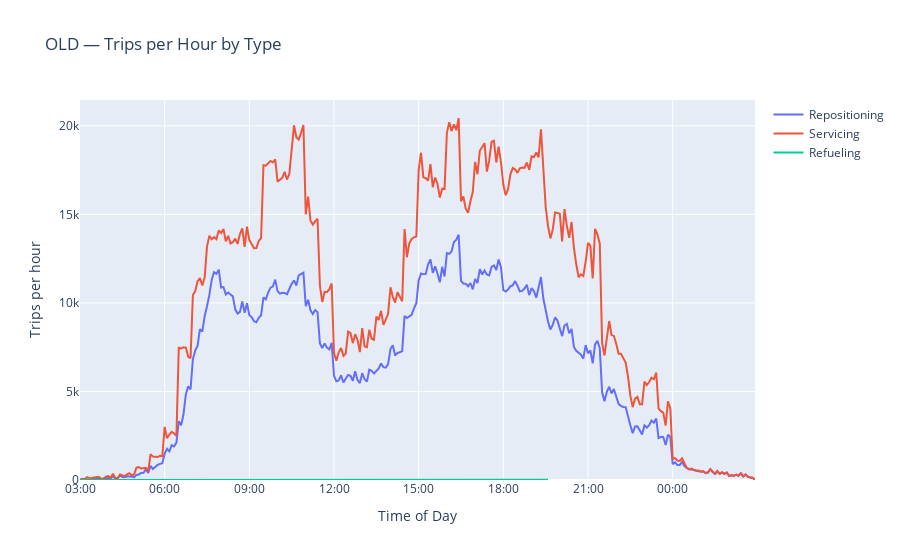

Here is the notebook cell this chart was saved with:
### Code cell
# Trips/hour by trip type — separate OLD vs NEW plots (same y-axis)

# NEW
trip_type = new_df["trip_type"].astype(str).str.lower()
is_deadhead = new_df["is_deadhead"] == True
reposition_new = trip_type.eq("pickup") & is_deadhead
servicing_new = (trip_type.eq("pickup") & ~is_deadhead) | trip_type.eq("dropoff")
refueling_new = trip_type.eq("refuel")

# OLD
dp = pd.to_numeric(old_df[" destinationPurpose"], errors="coerce")
occ = pd.to_numeric(old_df["occupancy"], errors="coerce").fillna(0)
is_deadhead_old = (occ == 0) & old_df["dropoffIdsAtOrigin"].notna() & old_df["pickupIdsAtOrigin"].isna()
reposition_old = dp.isin([1, 3]) & is_deadhead_old
servicing_old = (dp.isin([1, 3]) & ~is_deadhead_old) | dp.eq(2)
refueling_old = dp.eq(4)

def rate(df, mask, col, width):
    bins = df.loc[mask, col].dropna().astype(int)
    if not len(bins): return pd.Series(dtype=float)
    counts = bins.value_counts().sort_index().reindex(pd.RangeIndex(0, bins.max() + 1), fill_value=0)
    return counts * (60 / width)

# NEW
rate_rep_new = rate(new_df, reposition_new, "depart_bin", 10)
rate_srv_new = rate(new_df, servicing_new, "depart_bin", 10)
rate_ref_new = rate(new_df, refueling_new, "depart_bin", 10)
# OLD
rate_rep_old = rate(old_df, reposition_old, "startPeriod", 5)
rate_srv_old = rate(old_df, servicing_old, "startPeriod", 5)
rate_ref_old = rate(old_df, refueling_old, "startPeriod", 5)

ymax = float(pd.concat([
    rate_rep_new, rate_srv_new, rate_ref_new,
    rate_rep_old, rate_srv_old, rate_ref_old
]).max()) * 1.05

# OLD plot
fig_old = go.Figure()
fig_old.add_trace(go.Scatter(x=start_time+pd.to_timedelta(rate_rep_old.index*5, unit="m"),
                             y=rate_rep_old.values, mode="lines", name="Repositioning"))
fig_old.add_trace(go.Scatter(x=start_time+pd.to_timedelta(rate_srv_old.index*5, unit="m"),
                             y=rate_srv_old.values, mode="lines", name="Servicing"))
fig_old.add_trace(go.Scatter(x=start_time+pd.to_timedelta(rate_ref_old.index*5, unit="m"),
                             y=rate_ref_old.values, mode="lines", name="Refueling"))
fig_old.update_layout(title="OLD — Trips per Hour by Type",
                      xaxis_title="Time of Day", yaxis_title="Trips per hour",
                      hovermode="x unified", xaxis=dict(tickformat="%H:%M"),
                      yaxis=dict(range=[0, ymax]))
fig_old.show()

# NEW plot
fig_new = go.Figure()
fig_new.add_trace(go.Scatter(x=start_time+pd.to_timedelta(rate_rep_new.index*10, unit="m"),
                             y=rate_rep_new.values, mode="lines", name="Repositioning"))
fig_new.add_trace(go.Scatter(x=start_time+pd.to_timedelta(rate_srv_new.index*10, unit="m"),
                             y=rate_srv_new.values, mode="lines", name="Servicing"))
fig_new.add_trace(go.Scatter(x=start_time+pd.to_timedelta(rate_ref_new.index*10, unit="m"),
                             y=rate_ref_new.values, mode="lines", name="Refueling"))
fig_new.update_layout(title="NEW — Trips per Hour by Type",
                      xaxis_title="Time of Day", yaxis_title="Trips per hour",
                      hovermode="x unified", xaxis=dict(tickformat="%H:%M"),
                      yaxis=dict(range=[0, ymax]))
fig_new.show()

### Figure 1 — Plotly figure (JSON) as saved in the notebook; plotly's stock layout.template omitted (floating-point values rounded to 4 significant figures; data arrays with more than 128 entries replaced by an {"elided": "..."} marker saying what was removed)
{"data": [{"mode": "lines", "name": "Repositioning", "type": "scatter", "x": {"elided": "288 str values"}, "y": {"elided": "288 float values"}}, {"mode": "lines", "name": "Servicing", "type": "scatter", "x": {"elided": "288 str values"}, "y": {"elided": "288 float values"}}, {"mode": "lines", "name": "Refueling", "type": "scatter", "x": {"elided": "200 str values"}, "y": {"elided": "200 float values"}}], "layout": {"hovermode": "x unified", "title": {"text": "OLD — Trips per Hour by Type"}, "xaxis": {"tickformat": "%H:%M", "title": {"text": "Time of Day"}}, "yaxis": {"range": [0, 21460.0], "title": {"text": "Trips per hour"}}}}
